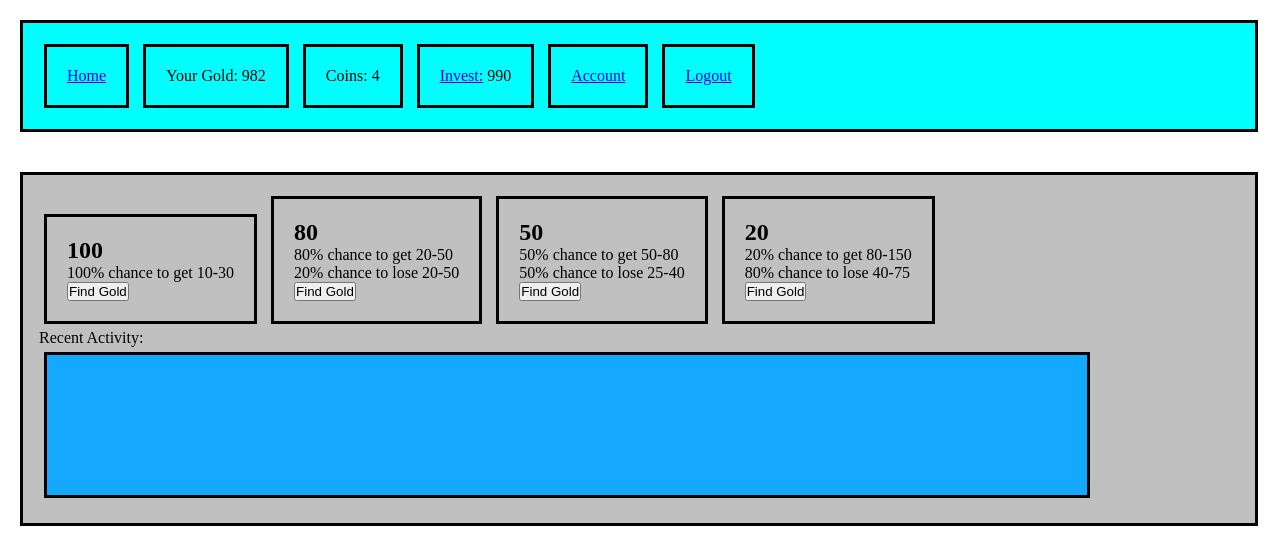
The app's page / (signed in) with its own data.
### app1/models.py (models this page shows)
class User(models.Model):
    email = models.CharField(max_length=100)
    username =models.CharField(max_length=100)
    password = models.CharField(max_length=100)
    account_balance = models.IntegerField()
    coins = models.IntegerField()
    invested_balance = models.IntegerField()
    date_joined = models.DateTimeField(auto_now_add=True)
    investment_click_counter = models.IntegerField()
    coin_click_counter = models.IntegerField()
    level = models.IntegerField()
    objects = UserManager()

### app1/views.py (the view)
# urls.py: path('', views.index),
def index(request):
    if 'user_id' not in request.session:
        return redirect('/display_login')
    user = User.objects.get(id=request.session['user_id'])
    context = {
    "user":user
}
    if 'activities' not in request.session:
        request.session['activities'] = []
    if user.coins == 0:
        return redirect("/no_more_coins")
    return render(request, "index.html",context)

### app1/templates/index.html (shortened to what this page needs)
<!DOCTYPE html>
<html>
  <head>
    {% load static %}
    <link rel="stylesheet" href="{% static 'css/style.css' %}">
  </head>
  <body>
      <div id='above_wrapper'>
        <div><p><a href='/'>Home</a> </p></div>
            <div><p>Your Gold: {{user.account_balance}}</p></div>
            <div><p>Coins: {{user.coins}}</p></div>
            <div><p><a href='/display_invest'>Invest:</a> {{user.invested_balance}}</p></div>
            <div><p><a href='/display_account'>Account</a></p></div>
            <div><p><a href='/logout'>Logout</a></p></div>
      </div>
    <div id='wrapper'>
      <div>
              <form class='option' action="/process_money/" method="post">
                  <h2>100</h2>
                  <p>100% chance to get 10-30</p>
                  <button name='farm' type="submit">Find Gold</button>
              </form>
      </div>
      <div>
          <form class='option' action="/process_money/" method="post">
              <h2>80</h2>
              <p>80% chance to get 20-50</p>
              <p>20% chance to lose 20-50</p>
              <button name='cave' type="submit">Find Gold</button>
          </form>
      </div>
      <div>
          <form class='option' action="/process_money/" method="post" >
              <h2>50</h2>
              <p>50% chance to get 50-80</p>
              <p>50% chance to lose 25-40</p>
              <button name='house' type="submit">Find Gold</button>
          </form>
      </div>
      <div>
          <form class='option' action="/process_money/" method="post">
              <h2>20</h2>
              <p>20% chance to get 80-150</p>
              <p>80% chance to lose 40-75</p>
              <button name='casino' type="submit">Find Gold</button>
          </form>
      </div>
      <p> Recent Activity:</p>
      <div id='activities'>
      </div>
    </div>
  </body>
</html>

### app1/static/css/style.css (style rules this page uses)
* { margin: 0px; padding: 0px; }
body { background-image: url("https://images.pexels.com/photos/3483098/pexels-photo-3483098.jpeg"); background-size: 100%; }
div { width:auto; margin:5px; border: solid black 3px; display: inline-block; padding:20px; }
#activities { background-color: rgba(19, 168, 255, 0.993); width: 1000px; height: 100px; overflow-y:auto; }
#above_wrapper { width: 1200px; background-color: cyan; margin: 20px; padding: 16px; }
#wrapper { width: 1200px; background-color: silver; margin: 20px; padding: 16px; }

### records on screen
User: account_balance "982", coins "4", invested_balance "990"
